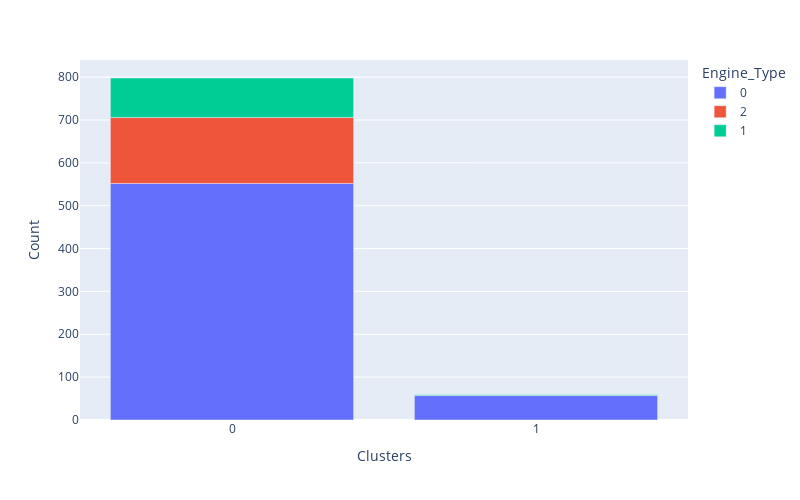

Source (notebook cell):
### Code cell
df_cluster_vs_engine_type=  df_engine_type.copy()
df_cluster_vs_engine_type['Clusters'] = X['Clusters']
cluster_distribution_per_variable(df=df_cluster_vs_engine_type, target='Engine_Type')
plt.savefig(f"outputs/ml_pipeline/cluster_analysis/v1/cluster_vs_engine_type.png", bbox_inches='tight', dpi=150) # Save plot

### Figure 1 — Plotly figure (JSON) as saved in the notebook; plotly's stock layout.template omitted (floating-point values rounded to 4 significant figures)
{"data": [{"hovertemplate": "Engine_Type=0<br>Clusters=%{x}<br>Count=%{y}<extra></extra>", "legendgroup": "0", "marker": {"color": "#636efa", "pattern": {"shape": ""}}, "name": "0", "orientation": "v", "showlegend": true, "textposition": "auto", "type": "bar", "x": [0, 1], "xaxis": "x", "y": [552, 57], "yaxis": "y"}, {"hovertemplate": "Engine_Type=2<br>Clusters=%{x}<br>Count=%{y}<extra></extra>", "legendgroup": "2", "marker": {"color": "#EF553B", "pattern": {"shape": ""}}, "name": "2", "orientation": "v", "showlegend": true, "textposition": "auto", "type": "bar", "x": [0], "xaxis": "x", "y": [154], "yaxis": "y"}, {"hovertemplate": "Engine_Type=1<br>Clusters=%{x}<br>Count=%{y}<extra></extra>", "legendgroup": "1", "marker": {"color": "#00cc96", "pattern": {"shape": ""}}, "name": "1", "orientation": "v", "showlegend": true, "textposition": "auto", "type": "bar", "x": [0, 1], "xaxis": "x", "y": [92, 2], "yaxis": "y"}], "layout": {"barmode": "relative", "height": 500, "legend": {"title": {"text": "Engine_Type"}, "tracegroupgap": 0}, "margin": {"t": 60}, "width": 800, "xaxis": {"anchor": "y", "domain": [0, 1], "tickmode": "array", "tickvals": [0, 1], "title": {"text": "Clusters"}}, "yaxis": {"anchor": "x", "domain": [0, 1], "title": {"text": "Count"}}}}
